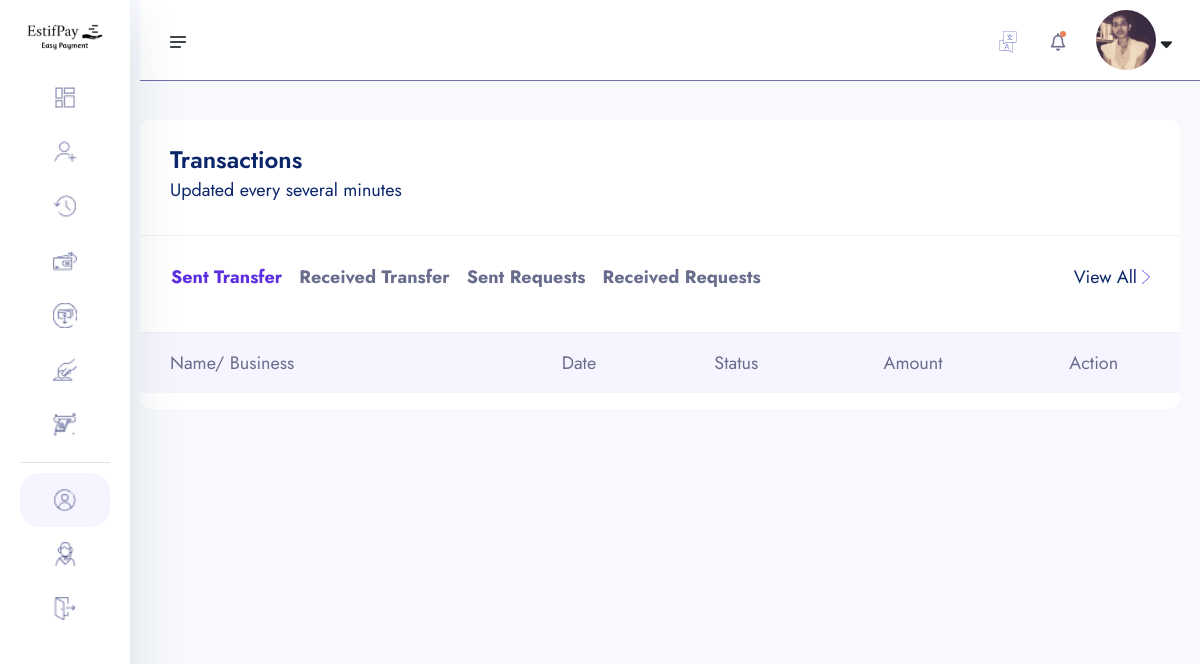
Before: /transaction-list/ (signed in) with the older database file.
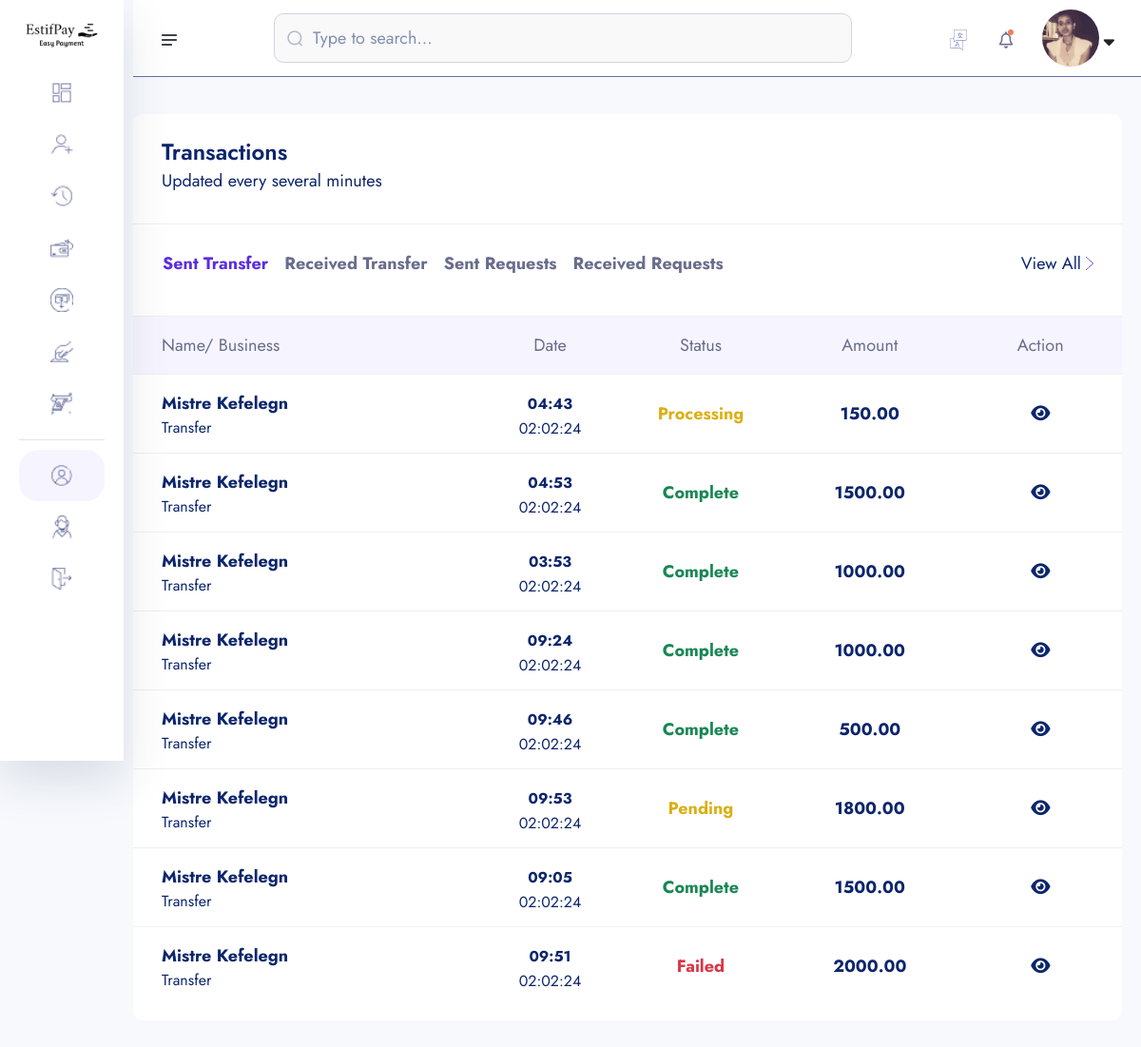
After: the same page with the newer database file.
### core/models.py (models this page shows, shortened)
class Transaction(models.Model):
    transaction_id = ShortUUIDField(unique=True, length=15, max_length=20, prefix="TRN")
    user = models.ForeignKey(User, on_delete=models.SET_NULL, null=True, related_name="user")
    amount = models.DecimalField(max_digits=12, decimal_places=2, default=0.00)
    description = models.TextField(max_length=1000, default="No Reason")
    reciver = models.ForeignKey(User, on_delete=models.SET_NULL, null=True, related_name="reviver")
    sender = models.ForeignKey(User, on_delete=models.SET_NULL, null=True, related_name="sender")
    sender_account = models.ForeignKey(Account, on_delete=models.SET_NULL, null=True, related_name="sender_account")
    reciver_account = models.ForeignKey(Account, on_delete=models.SET_NULL, null=True, related_name="reciver_account")
    status = models.CharField(choices=TRANSACTION_STATUS, max_length=100, default="pending")
    transaction_type = models.CharField(choices=TRANSACTION_TYPE, max_length=100, default="none")
    date = models.DateTimeField(auto_now_add=True)
    updated = models.DateTimeField(auto_now_add=False, null=True, blank=True)

### userauth/models.py (models this page shows, shortened)
class User(AbstractUser):
    username =models.CharField(max_length=100)
    email = models.EmailField(unique=True)
    is_staff = models.BooleanField(default=False)
    is_superuser = models.BooleanField(default=False)
    USERNAME_FIELD = "email"
    REQUIRED_FIELDS = ['username']

### account/models.py (models this page shows, shortened)
class KYC(models.Model):
    id = models.UUIDField(primary_key=True, unique=True, default=uuid4, editable=False)
    user = models.OneToOneField(User, on_delete=models.CASCADE)
    account = models.OneToOneField(Account, on_delete=models.CASCADE, null=True, blank=True)
    fullname = models.CharField(max_length=100)
    image = models.ImageField(upload_to="kyc", default="static/assets/images/profile.jpeg")
    maritial_status = models.CharField(max_length=40, choices = MARITIAL_STATUS)
    gender = models.CharField(choices=GENDER, max_length=40)
    identity_type = models.CharField(choices=IDENTITY_TYPE, max_length=140)
    identity_image = models.ImageField(upload_to="kyc", default="default.jpg")
    date_of_birth = models.DateField(auto_now_add=False)
    signature = models.ImageField(upload_to="kyc")
    country = models.CharField(max_length=100)
    state = models.CharField(max_length=100)
    city = models.CharField(max_length=100)
    mobile = models.CharField(max_length=1000)
    fax = models.CharField(max_length=1000)
    date = models.DateTimeField(auto_now_add=True)

### core/transaction.py (the view)
# urls.py: path('transaction-list/', transaction.transaction_list, name="transaction-list"),
def transaction_list(request):
    sender_transaction = Transaction.objects.filter(sender=request.user, transaction_type="transfer").order_by('-id')
    reciver_transaction = Transaction.objects.filter(reciver=request.user, transaction_type="transfer").order_by('-id')
    sender_request_transaction = Transaction.objects.filter(sender=request.user, transaction_type="request").order_by('-id')
    reciver_request_transaction = Transaction.objects.filter(reciver=request.user, transaction_type="request").order_by('-id')
    context = {
        "sender_transaction":sender_transaction,
        "reciver_transaction":reciver_transaction,
        'sender_request_transaction': sender_request_transaction,
        "reciver_request_transaction":reciver_request_transaction
    }
    return render(request, "transaction/transaction-list.html", context)

### templates/transaction/transaction-list.html (shortened to what the changed rows need)
{% extends "partials/dashboard-base.html" %}
{% load static %}
{% load humanize %}
{% block content %}
    <section class="dashboard-section body-collapse">
        <div class="overlay pt-120">
            <div class="container-fruid">
                <div class="row">
                    <div class="col-xl-12 col-lg-12">
                        <div class="section-content">
                            <div class="transactions-area">
                                <div class="tab-content mt-40">
                                    <div class="tab-pane fade show active" id="latest" role="tabpanel" aria-labelledby="latest-tab">
                                        <div class="table-responsive">
                                            <table class="table">
                                                <thead>
                                                    <tr>
                                                        <th scope="col">Name/ Business</th>
                                                        <th scope="col">Date</th>
                                                        <th scope="col">Status</th>
                                                        <th scope="col">Amount</th>
                                                        <th scope="col">Action</th>
                                                    </tr>
                                                </thead>
                                                <tbody>
                                                    {% for s in sender_transaction %}
                                                        <tr data-bs-toggle="modal" data-bs-target="#transactionsMod">
                                                            <th scope="row">
                                                                <p>{{s.sender.kyc.fullname}}</p>
                                                                <p class="mdr">{{s.transaction_type|title}}</p>
                                                            </th>
                                                            <td>
                                                                <p><small>{{s.date|date:"h:s"}}</small></p>
                                                                <p class="mdr">{{s.date|date:"d:m:y"}}</p>
                                                            </td>
                                                            <td>
                                                                {% if s.status == 'complete' %}
                                                                    <p class="text-success">{{s.status|title}}</p>
                                                                    {% endif %}
                                                                    {% if s.status == 'processing' %}
                                                                    <p class="inprogress">{{s.status|title}}</p>
                                                                    {% endif %}
                                                                    {% if s.status == 'pending' %}
                                                                    <p class="inprogress">{{s.status|title}}</p>
                                                                    {% endif %}
                                                                    {% if s.status == 'failed' %}
                                                                    <p class="text-danger">{{s.status|title}}</p>
                                                                 {% endif %}
                                                                </td>
                                                            <td>
                                                                <p>{{s.amount}}</p>
                                                            </td>
                                                            <td>
                                                                <a href="{% url "core:transaction-detail" s.transaction_id %}" class=""><i class="fas fa-eye"></i></a>
                                                            </td>
                                                        </tr>
                                                    {% endfor %}
                                                </tbody>
                                            </table>
                                        </div>
                                    </div>
                            </div>
                        </div>
                    </div>
                </div>
            </div>
        </div>
    </section>
{% endblock %}

### templates/partials/dashboard-base.html (shortened to what the changed rows need)
{% load static %}
<!doctype html>
<html lang="en">
<head>
    <link rel="stylesheet" href="{% static 'assets1/css/bootstrap.min.css' %}">
    <link rel="stylesheet" href="{% static 'assets1/css/fontawesome.min.css' %}">
    <link rel="stylesheet" href="{% static 'assets1/css/jquery-ui.css' %}">
    <link rel="stylesheet" href="{% static 'assets1/css/plugin/apexcharts.css' %}">
    <link rel="stylesheet" href="{% static 'assets1/css/plugin/nice-select.css' %}">
    <link rel="stylesheet" href="{% static 'assets1/css/arafat-font.css' %}">
    <link rel="stylesheet" href="{% static 'assets1/css/plugin/animate.css' %}">
    <link rel="stylesheet" href="{% static 'assets1/css/style.css' %}">
</head>
<body>
    <header class="header-section body-collapse">
        <div class="overlay">
            <div class="container-fruid">
                <div class="row d-flex header-area">
                    <div class="navbar-area d-flex align-items-center justify-content-between">
                        {% if request.user.is_authenticated and request.user.is_staff %}
                        <form method="POST" class="flex-fill">
                            <div class="form-group d-flex align-items-center">
                                <img src="{% static 'assets1/images/icon/search.png' %}" alt="icon">
                                <input type="text" placeholder="Type to search...">
                            </div>
                        </form>
                        {% endif %}
                    </div>
                </div>
            </div>
        </div>
    </header>
{% block content %}
{% endblock content %}
</body>
</html>

Changed rows visible on the page:
changed User: is_staff False → True (drawn)
added Transaction: sender.kyc.fullname "Mistre Kefelegn", transaction_type "Transfer", date "04:43", date "02:02:24", status "Processing", amount "150.00"
added Transaction: sender.kyc.fullname "Mistre Kefelegn", transaction_type "Transfer", date "04:53", date "02:02:24", status "Complete", amount "1500.00"
added Transaction: sender.kyc.fullname "Mistre Kefelegn", transaction_type "Transfer", date "03:53", date "02:02:24", status "Complete", amount "1000.00"
added Transaction: sender.kyc.fullname "Mistre Kefelegn", transaction_type "Transfer", date "09:24", date "02:02:24", status "Complete", amount "1000.00"
added Transaction: sender.kyc.fullname "Mistre Kefelegn", transaction_type "Transfer", date "09:46", date "02:02:24", status "Complete", amount "500.00"
added Transaction: sender.kyc.fullname "Mistre Kefelegn", transaction_type "Transfer", date "09:53", date "02:02:24", status "Pending", amount "1800.00"
added Transaction: sender.kyc.fullname "Mistre Kefelegn", transaction_type "Transfer", date "09:05", date "02:02:24", status "Complete", amount "1500.00"
added Transaction: sender.kyc.fullname "Mistre Kefelegn", transaction_type "Transfer", date "09:51", date "02:02:24", status "Failed", amount "2000.00"
